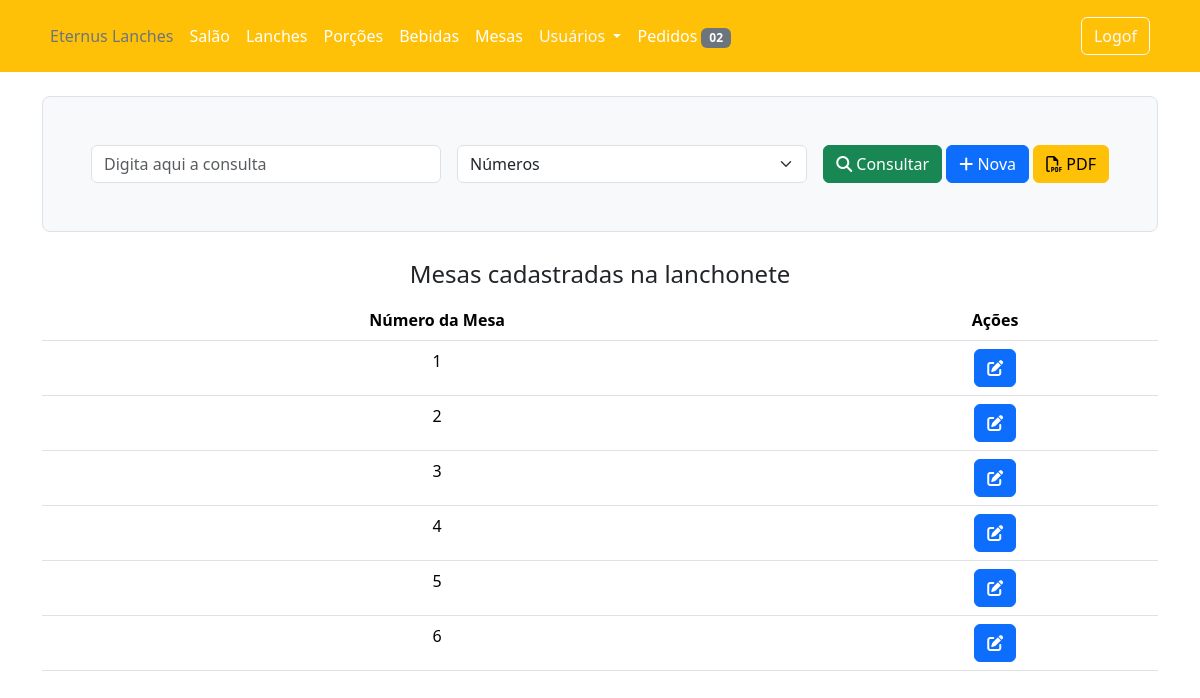
/mesas (signed in), run on an earlier commit of the app's database.
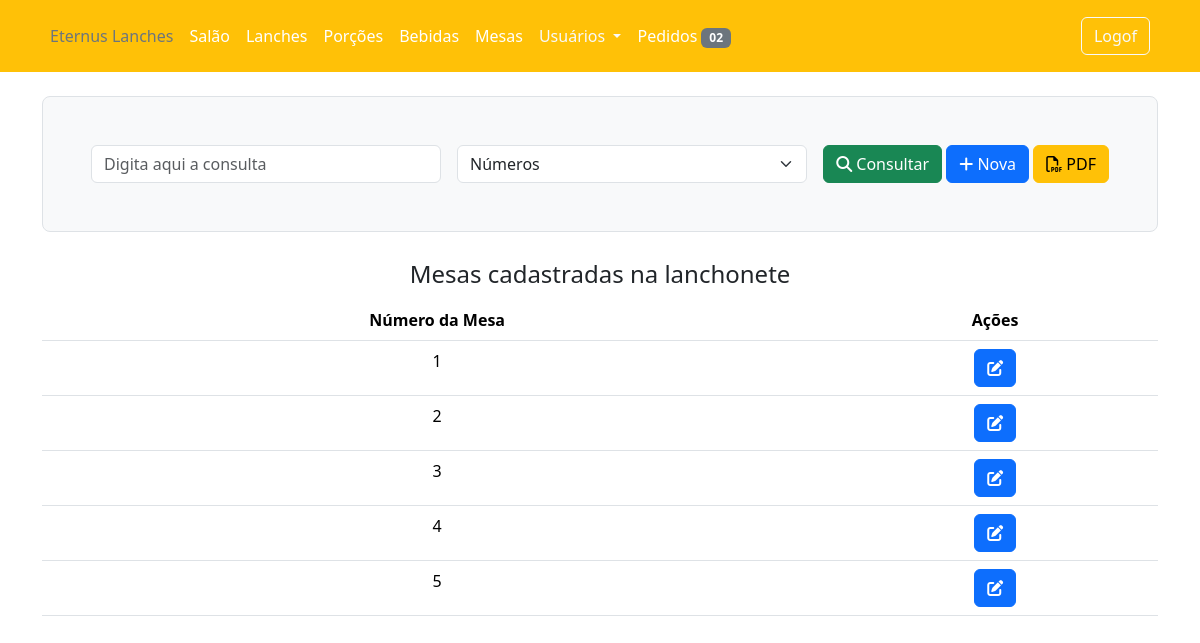
And on a later commit of the database.
### app/models/bdEternusLanches.py (models this page shows, shortened)
class Mesas(db.Model):
    __tablename__ = 'Mesas'
    id = db.Column(db.Integer, primary_key=True)
    numero = db.Column(db.Integer, unique=True, nullable=False)
    livre = db.Column(db.Boolean, nullable=False, default=True)
    pedidos = db.relationship('Pedidos', backref='mesas', lazy=True)

### app/controllers/lanchonete/routes.py (the view)
@lanchonete.route('/mesas', methods=['GET'])
@login_required
def mesas():
    if current_user.is_authenticated:
        if current_user.acesso[0].tipo == 'Funcionario':
            form = MesasForm()
            mesas = Mesas.query.all()
            return render_template('lanchonete/mesas/mesas.html', title='Mesas', form=form, mesas=mesas)
        else:
            flash('Não tem permissão para acessar essa página', 'danger')
            return redirect(url_for('home.index'))
    else:
        flash('Faça o login para acessar essa página.', 'danger')
        return redirect(url_for('users.login'))

### app/controllers/lanchonete/lanchoneteForm.py
class MesasForm(FlaskForm):
    consultar = StringField('Consulta', validators=[DataRequired()])
    selection = SelectField(choices=['Números', 'Teste'])

### app/models/bdEternusLanches.py (called while the page is built)
@login_manager.user_loader
def load_user(user_id):
    return Users.query.get(int(user_id))

### app/templates/lanchonete/mesas/mesas.html (shortened to what this page needs)
{% extends 'layout/lanchonete.html' %}
{% block content %}
<div class="container">
    <header class="h-100 p-5 bg-light border rounded-3 mt-4">
        <form action="" method="POST" class="row g-3">
            <div class="col md-3">
                {{form.consultar(class='form-control', placeholder='Digita aqui a consulta')}}
            </div>
            <div class="col md-4">
                {{form.selection(class='form-select col-md-2 ml-3')}}
            </div>
            <div class="col-auto">
                <button type="submit" class="btn btn-success ml-4"><i class="fa-solid fa-magnifying-glass"></i> Consultar</button>
                <a class="btn btn-primary ml-3" href="{{url_for('lanchonete.novaMesa')}}" role="button"><i class="fa-solid fa-plus"></i> Nova</a>
                <a class="btn btn-warning ml-3" href=" " role="button"><i class="fa-regular fa-file-pdf"></i> PDF</a>
            </div>
        </form>
    </header>
    <main>
        <fieldset>
            <legend class="text-center mt-4">Mesas cadastradas na lanchonete</legend>
            <table class="table table-hover text-center">
                <thead>
                    <tr>
                        <th scope="col">Número da Mesa</th>
                        <th scope="col">Ações</th>
                    </tr>
                </thead>
                <tbody>
                    {% for mesa in mesas%}
                    <tr>
                        <td scope="row">{{mesa.numero}}</td>
                        <td scope="row">
                            <button onclick="editarMesa('{{mesa.id}}')" type="button" class="btn btn-primary" data-bs-toggle="modal" data-bs-target="#mesaModal">
                                <i class="fa-solid fa-pen-to-square"></i>
                            </button>
                        </td>
                    </tr>
                    {% endfor %}
                </tbody>
            </table>
        </fieldset>
    </main>
</div>
{% endblock content %}

### app/templates/layout/lanchonete.html (shortened to what this page needs)
<!doctype html>
<html lang="en">
    <head>
        <link rel="stylesheet" href="{{url_for('static', filename='node_modules/bootstrap/dist/css/bootstrap.min.css')}}"/>
        <link rel="stylesheet" href="{{url_for('static', filename='node_modules/@fortawesome/fontawesome-free/css/fontawesome.css')}}">
        <link rel="stylesheet" href="{{url_for('static', filename='node_modules/@fortawesome/fontawesome-free/css/brands.css')}}">
        <link rel="stylesheet" href="{{url_for('static', filename='node_modules/@fortawesome/fontawesome-free/css/solid.css')}}">
    </head>
    <body>
      <header class="p-3 text-bg-warning">
        <div class="container">
          <div class="d-flex flex-wrap align-items-center justify-content-center justify-content-lg-start">
            <ul class="nav col-12 col-lg-auto me-lg-auto mb-2 justify-content-center mb-md-0">
              <li><a href="{{url_for('home.index')}}" class="nav-link px-2 text-secondary">Eternus Lanches</a></li>
              <li><a href="{{url_for('lanchonete.salaoLanchonete')}}" class="nav-link px-2 text-white">Salão</a></li>
              <li><a href="{{url_for('lanchonete.lanchesView')}}" class="nav-link px-2 text-white">Lanches</a></li>
              <li><a href="{{url_for('lanchonete.porcoes')}}" class="nav-link px-2 text-white">Porções</a></li>
              <li><a href="{{url_for('lanchonete.bebidas')}}" class="nav-link px-2 text-white">Bebidas</a></li>
              <li><a href="{{url_for('lanchonete.mesas')}}" class="nav-link px-2 text-white">Mesas</a></li>
              <ul class="navbar-nav px-2">
                <li class="nav-item dropdown">
                  <a class="nav-link dropdown-toggle text-light" href="#" role="button" data-bs-toggle="dropdown" aria-expanded="false">
                    Usuários
                  </a>
                </li>
              </ul>
              <li><a href="{{url_for('lanchonete.pedidos')}}" class="nav-link px-2 text-white">Pedidos <span class="badge text-bg-secondary">02</span></a></li>
            </ul>
            <div class="text-end">
              <a class="btn btn-outline-light me-2" href="{{url_for('users.logout')}}" role="button">Logof</a>
            </div>
          </div>
        </div>
      </header>
      <main>
          {% block content %} {% endblock content %}
      </main>
    </body>
</html>

What changed in the data, as far as the page shows it:
removed Mesas: numero "6"
